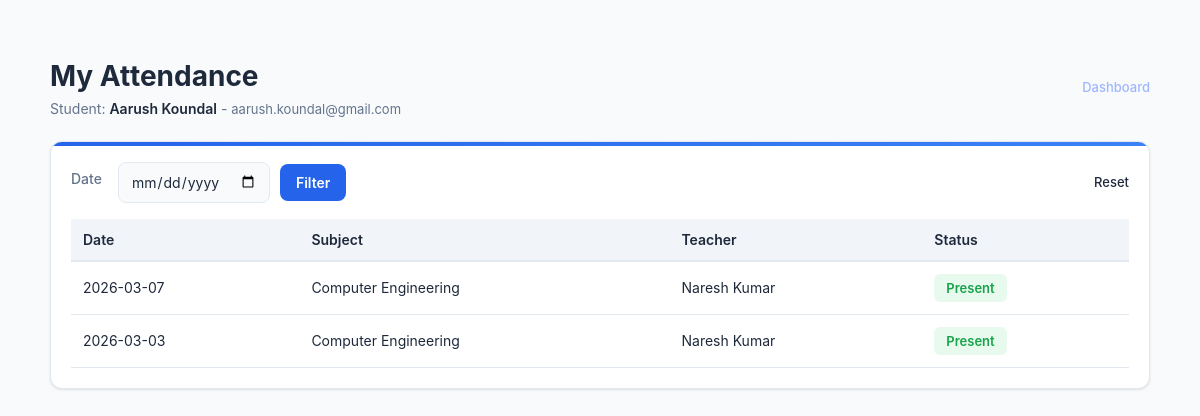
Before: /student/attendance (signed in) with the older database file.
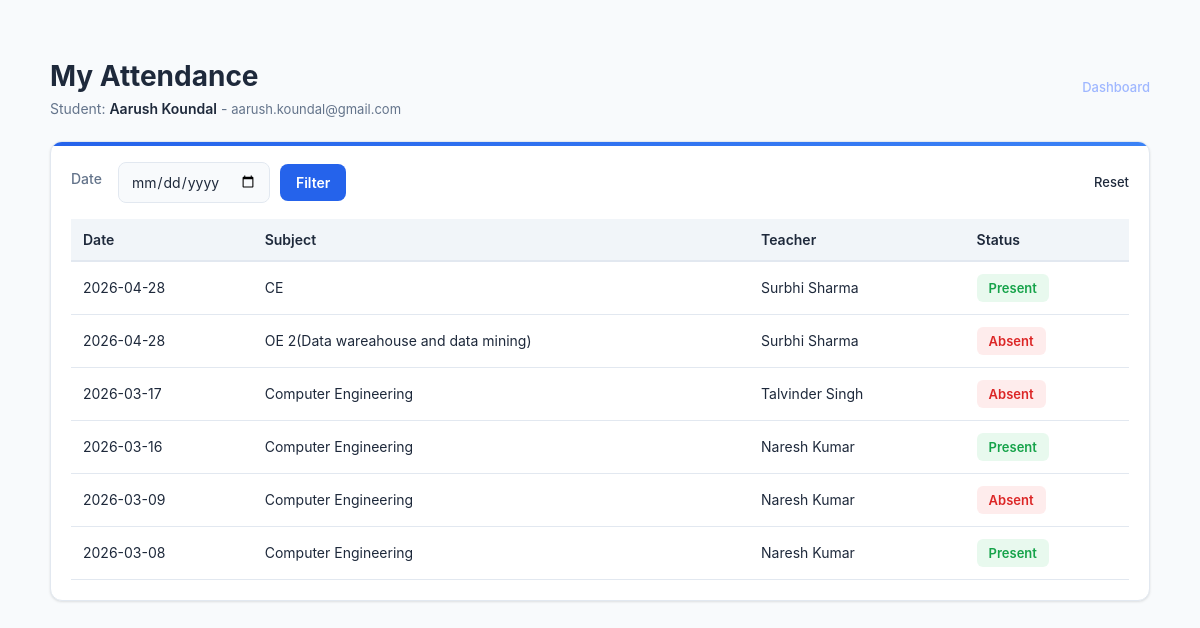
After: the same page with the newer database file.
### app.py (models this page shows)
class Attendance(db.Model):
    id = db.Column(db.Integer, primary_key=True)
    student_id = db.Column(db.Integer, db.ForeignKey("user.id"), nullable=False)
    teacher_id = db.Column(db.Integer, db.ForeignKey("user.id"), nullable=False)
    subject = db.Column(db.String(100), nullable=False)
    branch = db.Column(db.String(100), nullable=True)
    semester = db.Column(db.String(20), nullable=True)
    date = db.Column(db.Date, nullable=False, default=date.today)
    status = db.Column(db.String(20), nullable=False, default="absent")
    student = db.relationship(
        "User", foreign_keys=[student_id], backref="attendance_as_student"
    )
    teacher = db.relationship(
        "User", foreign_keys=[teacher_id], backref="attendance_as_teacher"
    )

class User(db.Model):
    id = db.Column(db.Integer, primary_key=True)
    role = db.Column(db.String(20), nullable=False)
    name = db.Column(db.String(100), nullable=False)
    email = db.Column(db.String(100), unique=True, nullable=False)
    password = db.Column(db.String(200), nullable=False)
    roll_number = db.Column(db.String(20), nullable=True)
    branch = db.Column(db.String(100), nullable=True)
    semester = db.Column(db.String(20), nullable=True)
    department = db.Column(db.String(100), nullable=True)

### app.py (the view)
@app.route("/student/attendance")
def student_attendance():
    if session.get("role") != "student":
        abort(403)
    student = User.query.get(session.get("user_id"))
    records = (
        Attendance.query.filter_by(student_id=student.id)
        .order_by(Attendance.date.desc())
        .all()
    )
    for r in records:
        r.teacher_obj = User.query.get(r.teacher_id)
        r.display_subject = normalize_subject_name(r.subject)
    return render_template("student_attendance.html", student=student, records=records)

### app.py (called while the page is built)
def normalize_subject_name(subject_value):
    s = (subject_value or "").strip()
    if not s:
        return "Unknown"
    if s.lower() == "computer science":
        return "Computer Engineering"
    return s

### templates/student_attendance.html (shortened to what this page needs)
﻿<!DOCTYPE html>
<html lang="en">
<head>
  <link rel="stylesheet" href="{{ url_for('static', filename='style.css') }}">
</head>
<body>
  <div class="wrap">
    <div class="header">
      <div>
        <div class="title">My Attendance</div>
        <div class="meta">Student: <strong>{{ student.name }}</strong> - <span class="small">{{ student.email }}</span></div>
      </div>
      <div style="display:flex;gap:8px;align-items:center">
        <a href="{{ url_for('student_dashboard') }}" class="small" style="color:#9fb7ff;text-decoration:none">Dashboard</a>
      </div>
    </div>
    <div class="card">
      <form method="GET" class="filters" novalidate>
        <label class="small" style="margin-right:6px">Date</label>
        <input type="date" name="date" value="{{ request.args.get('date','') }}">
        <button class="btn" type="submit">Filter</button>
        <a href="{{ url_for('student_attendance') }}" class="small" style="margin-left:auto;text-decoration:none;color:var(--muted)">Reset</a>
      </form>
      {% if records %}
        <table>
          <thead>
            <tr><th>Date</th><th>Subject</th><th>Teacher</th><th>Status</th></tr>
          </thead>
          <tbody>
            {% for r in records %}
              <tr>
                <td>{{ r.date.strftime('%Y-%m-%d') if r.date else '' }}</td>
                <td>{{ r.display_subject or r.subject or '—' }}</td>
                <td>{{ r.teacher_obj.name if r.teacher_obj else ('#' ~ (r.teacher_id or '')) }}</td>
                <td>
                  <span class="status {% if (r.status or '').lower()=='present' %}present{% else %}absent{% endif %}">
                    {{ r.status }}
                  </span>
                </td>
              </tr>
            {% endfor %}
          </tbody>
        </table>
      {% else %}
        <p class="small" style="padding:12px 0">No attendance records found.</p>
      {% endif %}
    </div>
  </div>
</body>
</html>

Changed rows visible on the page:
no longer on this page (row edited): Attendance: date "2026-03-07", subject "Computer Engineering", teacher_obj "Naresh Kumar", status "Present"
added Attendance: date "2026-04-28", subject "CE", teacher_obj "Surbhi Sharma", status "Present"
added Attendance: date "2026-04-28", subject "OE 2(Data wareahouse and data mining)", teacher_obj "Surbhi Sharma", status "Absent"
now on this page (row edited): Attendance: date "2026-03-17", branch "Computer Engineering", teacher_obj "Talvinder Singh", status "Absent"
now on this page (row edited): Attendance: date "2026-03-16", display_subject "Computer Engineering", teacher_obj "Naresh Kumar", status "Present"
now on this page (row edited): Attendance: date "2026-03-09", display_subject "Computer Engineering", teacher_obj "Naresh Kumar", status "Absent"
changed Attendance (number 6 of 6 on the later page): date "2026-03-03" → "2026-03-08"
